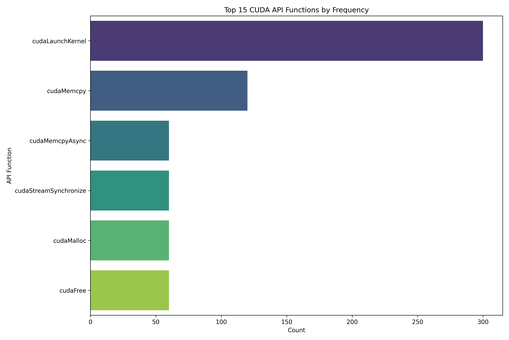
#> input picture llm-sample-results/enhanced/enhanced_api_distribution.png, 509 x 340 px, shrunk from 3600 x 2400 before the run; its folder holds 5 pictures in this run; the run also reads 1 picture not shown here
$ python cuda_visualization_organizer.py ../llm-sample-results/enhanced
#> lines starting #> are read from the running program, lines starting #| are printed output that depends on the picture
#!/usr/bin/env python3
"""
CUDA Trace Visualization Organizer - Enhances and organizes visualizations from CUDA trace analysis
"""

import os
import matplotlib.pyplot as plt
import matplotlib.gridspec as gridspec
import numpy as np
from PIL import Image
import json
import pandas as pd
import seaborn as sns
from matplotlib.colors import LinearSegmentedColormap
import argparse
import sys
from datetime import datetime  # Added missing import for datetime

class CUDAVisualizationOrganizer:
    """Organizes and enhances visualizations from CUDA trace analysis"""

    def __init__(self, analysis_dir, output_dir=None):
        """Initialize the organizer with the path to the analysis results directory"""
        # Convert to absolute paths to avoid path resolution issues
        self.analysis_dir = os.path.abspath(analysis_dir)

        # Use provided output directory or default to a subdirectory of analysis_dir
        if output_dir:
            self.output_dir = os.path.abspath(output_dir)
        else:
            self.output_dir = os.path.join(self.analysis_dir, "enhanced")

        # Create output directory if it doesn't exist
        if not os.path.exists(self.output_dir):
            os.makedirs(self.output_dir)

        print(f"Visualization enhancements will be saved to: {self.output_dir}")

        # Load analysis results
        self.analysis_results = self._load_analysis_results()
        self.summary = self._load_summary()

    def _load_analysis_results(self):
        """Load the analysis results from JSON file"""
        results_path = os.path.join(self.analysis_dir, "analysis_results.json")
        if os.path.exists(results_path):
            with open(results_path, 'r') as f:
                return json.load(f)
        print(f"Warning: Analysis results not found at {results_path}")
        return {}

    def _load_summary(self):
        """Load the analysis summary from JSON file"""
        summary_path = os.path.join(self.analysis_dir, "analysis_summary.json")
        if os.path.exists(summary_path):
            with open(summary_path, 'r') as f:
                return json.load(f)
        print(f"Warning: Analysis summary not found at {summary_path}")
        return {}

    def create_dashboard(self):
        """Create a comprehensive dashboard of visualizations"""
        print("Creating visualization dashboard...")

        # Get list of all PNG files in the analysis directory
        png_files = [f for f in os.listdir(self.analysis_dir) if f.endswith('.png')]

        if not png_files:
            print("No visualization files found in the analysis directory")
            return None

        # Create a figure with subplots for each visualization
        fig = plt.figure(figsize=(20, 25))
        fig.suptitle("CUDA Trace Analysis Dashboard", fontsize=24, y=0.98)

        # Add summary text at the top
        summary_text = self._generate_summary_text()
        fig.text(0.5, 0.95, summary_text, ha='center', va='top', fontsize=14,
                 bbox=dict(boxstyle="round,pad=0.5", facecolor='lightgray', alpha=0.5))

        # Create a grid layout
        gs = gridspec.GridSpec(4, 2, figure=fig, hspace=0.4, wspace=0.3)

        # Organize visualizations by category
        api_viz = [f for f in png_files if 'api_distribution' in f]
        kernel_viz = [f for f in png_files if 'kernel' in f]
        memory_viz = [f for f in png_files if 'memory' in f]
        timeline_viz = [f for f in png_files if 'timeline' in f or 'time' in f]
        stack_viz = [f for f in png_files if 'stack' in f or 'call_site' in f]

        # Add visualizations to the dashboard
        self._add_visualization(fig, gs[0, 0], api_viz, "API Distribution")
#> in _add_visualization, img is the input picture: shape (340, 509, 4) float32; mean R, G, B, A 0.852, 0.871, 0.883, 1
        self._add_visualization(fig, gs[0, 1], kernel_viz, "Kernel Analysis")
        self._add_visualization(fig, gs[1, 0], memory_viz, "Memory Operations")
        self._add_visualization(fig, gs[1, 1], timeline_viz, "Temporal Analysis")
#> call 4 of _add_visualization, with title = 'Temporal Analysis'
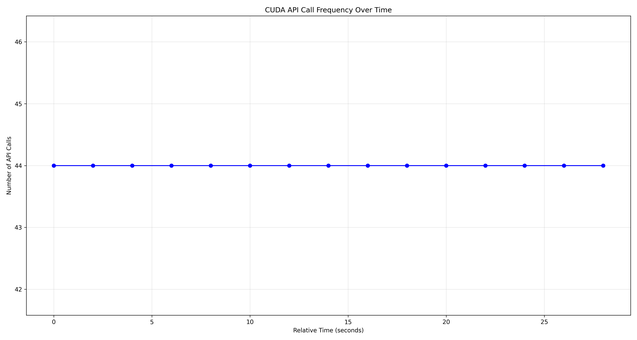
#> input picture llm-sample-results/enhanced/enhanced_api_call_timeline.png, 637 x 340 px, shrunk from 4500 x 2400 before the run
#> in _add_visualization, img is the input picture: shape (340, 637, 4) float32; mean R, G, B, A 0.989, 0.989, 0.992, 1
        self._add_visualization(fig, gs[2, 0], stack_viz, "Stack Trace Analysis")

        # Add custom visualizations
        self._create_summary_chart(fig, gs[2, 1])
        self._create_api_proportion_chart(fig, gs[3, 0])
        self._create_performance_insights_chart(fig, gs[3, 1])

        # Save the dashboard
        dashboard_path = os.path.join(self.output_dir, "cuda_trace_dashboard.png")
        plt.savefig(dashboard_path, dpi=300, bbox_inches='tight')
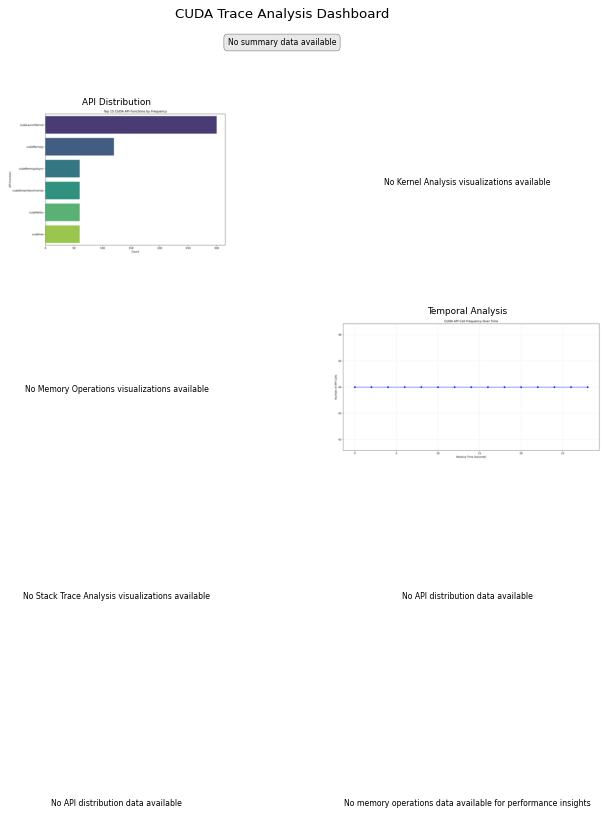
#> figure drawn by matplotlib, 2 panels
        plt.close(fig)

        print(f"Dashboard saved to {dashboard_path}")
        return dashboard_path

    def _add_visualization(self, fig, grid_pos, viz_files, title):
        """Add a visualization to the dashboard"""
        if not viz_files:
            # Create empty subplot with message
            ax = fig.add_subplot(grid_pos)
            ax.text(0.5, 0.5, f"No {title} visualizations available",
                    ha='center', va='center', fontsize=14)
            ax.axis('off')
            return

        # Use the first visualization in the category
        viz_path = os.path.join(self.analysis_dir, viz_files[0])

        try:
            # Load the image
            img = plt.imread(viz_path)

            # Create subplot
            ax = fig.add_subplot(grid_pos)
            ax.imshow(img)
            ax.set_title(title, fontsize=16)
            ax.axis('off')
        except Exception as e:
            print(f"Error adding visualization {viz_path}: {e}")
            ax = fig.add_subplot(grid_pos)
            ax.text(0.5, 0.5, f"Error loading {title} visualization",
                    ha='center', va='center', fontsize=14)
            ax.axis('off')

    def _generate_summary_text(self):
        """Generate a summary text from the analysis results"""
        if not self.summary:
            return "No summary data available"

        total_entries = self.summary.get('total_trace_entries', 'Unknown')
        unique_apis = self.summary.get('unique_api_functions', 'Unknown')
        unique_kernels = self.summary.get('unique_kernels', 'Unknown')
        duration = self.summary.get('trace_duration_seconds', 'Unknown')

        summary_text = (
            f"Summary: {total_entries} trace entries analyzed over {duration} seconds\n"
            f"Unique API Functions: {unique_apis} | Unique Kernels: {unique_kernels}"
        )

        return summary_text

    def _create_summary_chart(self, fig, grid_pos):
        """Create a summary chart showing the distribution of API types"""
        ax = fig.add_subplot(grid_pos)

        if not self.analysis_results or 'api_distribution' not in self.analysis_results:
            ax.text(0.5, 0.5, "No API distribution data available",
                    ha='center', va='center', fontsize=14)
            ax.axis('off')
            return

        # Categorize API functions
        api_data = pd.DataFrame(self.analysis_results['api_distribution'])

        # Define categories
        categories = {
            'Kernel Execution': ['cudaLaunchKernel', 'cudaLaunchCooperativeKernel'],
            'Memory Operations': ['cudaMalloc', 'cudaFree', 'cudaMemcpy', 'cudaMemcpyAsync'],
            'Synchronization': ['cudaStreamSynchronize', 'cudaDeviceSynchronize', 'cudaEventSynchronize'],
            'Stream Management': ['cudaStreamCreate', 'cudaStreamDestroy'],
            'Event Management': ['cudaEventRecord', 'cudaEventElapsedTime'],
            'Other': []
        }

        # Categorize each API function
        api_categories = {}
        for api in api_data['API Function']:
            categorized = False
            for category, apis in categories.items():
                if api in apis:
                    api_categories[api] = category
                    categorized = True
                    break
            if not categorized:
                api_categories[api] = 'Other'

        # Add category to dataframe
        api_data['Category'] = api_data['API Function'].map(api_categories)

        # Aggregate by category
        category_counts = api_data.groupby('Category')['Count'].sum().reset_index()

        # Create pie chart
        colors = plt.cm.tab10(np.linspace(0, 1, len(category_counts)))
        wedges, texts, autotexts = ax.pie(
            category_counts['Count'],
            labels=category_counts['Category'],
            autopct='%1.1f%%',
            startangle=90,
            colors=colors
        )

        # Style the chart
        plt.setp(autotexts, size=10, weight='bold')
        ax.set_title('Distribution of CUDA API Calls by Category', fontsize=16)

        return ax

    def _create_api_proportion_chart(self, fig, grid_pos):
        """Create a chart showing the proportion of different API calls"""
        ax = fig.add_subplot(grid_pos)

        if not self.analysis_results or 'api_distribution' not in self.analysis_results:
            ax.text(0.5, 0.5, "No API distribution data available",
                    ha='center', va='center', fontsize=14)
            ax.axis('off')
            return

        # Get API distribution data
        api_data = pd.DataFrame(self.analysis_results['api_distribution'])

        # Calculate total count
        total_count = api_data['Count'].sum()

        # Calculate percentage
        api_data['Percentage'] = (api_data['Count'] / total_count) * 100

        # Sort by percentage
        api_data = api_data.sort_values('Percentage', ascending=False)

        # Take top 10 and group the rest as "Other"
        if len(api_data) > 10:
            top_10 = api_data.iloc[:10]
            other = pd.DataFrame({
                'API Function': ['Other'],
                'Count': [api_data.iloc[10:]['Count'].sum()],
                'Percentage': [api_data.iloc[10:]['Percentage'].sum()]
            })
            api_data = pd.concat([top_10, other])

        # Create horizontal bar chart
        colors = plt.cm.viridis(np.linspace(0, 1, len(api_data)))
        bars = ax.barh(api_data['API Function'], api_data['Percentage'], color=colors)

        # Add percentage labels
        for bar in bars:
            width = bar.get_width()
            label_x_pos = width if width > 1 else width + 0.5
            ax.text(label_x_pos, bar.get_y() + bar.get_height()/2, f'{width:.1f}%',
                    va='center', fontsize=10)

        # Style the chart
        ax.set_xlabel('Percentage of Total API Calls', fontsize=12)
        ax.set_title('Proportion of CUDA API Calls', fontsize=16)
        ax.grid(axis='x', alpha=0.3)

        return ax

    def _create_performance_insights_chart(self, fig, grid_pos):
        """Create a chart with performance insights"""
        ax = fig.add_subplot(grid_pos)

        # Check if we have memory operations data
        if not self.analysis_results or 'memory_operations' not in self.analysis_results:
            ax.text(0.5, 0.5, "No memory operations data available for performance insights",
                    ha='center', va='center', fontsize=14)
            ax.axis('off')
            return

        # Get memory operations data
        memory_data = pd.DataFrame(self.analysis_results['memory_operations'])

        # Create a text box with performance insights
        insights = [
            "Performance Insights:",
            "------------------------"
        ]

        # Add insights based on available data
        if 'memory_operations' in self.analysis_results:
            mem_ops = {op['Memory Operation']: op['Count'] for op in self.analysis_results['memory_operations']}

            # Check memory copy vs compute ratio
            if 'cudaMemcpy' in mem_ops and 'cudaLaunchKernel' in self.summary.get('top_api_functions', {}):
                memcpy_count = mem_ops.get('cudaMemcpy', 0) + mem_ops.get('cudaMemcpyAsync', 0)
                kernel_count = self.summary.get('top_api_functions', {}).get('cudaLaunchKernel', 0)

                if kernel_count > 0:
                    ratio = memcpy_count / kernel_count
                    insights.append(f"• Memory Copy to Kernel Launch Ratio: {ratio:.2f}")

                    if ratio > 1:
                        insights.append("  ⚠️ High memory transfer overhead detected")
                        insights.append("  💡 Consider using pinned memory or CUDA streams")
                    else:
                        insights.append("  ✓ Good balance between memory transfers and computation")

            # Check synchronization frequency
            sync_count = 0
            for op in ['cudaStreamSynchronize', 'cudaDeviceSynchronize', 'cudaEventSynchronize']:
                if op in self.summary.get('top_api_functions', {}):
                    sync_count += self.summary.get('top_api_functions', {}).get(op, 0)

            if sync_count > 0:
                insights.append(f"• Synchronization Operations: {sync_count}")
                if sync_count > 20:
                    insights.append("  ⚠️ High synchronization frequency detected")
                    insights.append("  💡 Consider reducing synchronization points")
                else:
                    insights.append("  ✓ Reasonable synchronization frequency")

        # Add kernel launch insights
        if 'kernel_name_distribution' in self.analysis_results:
            kernel_data = pd.DataFrame(self.analysis_results['kernel_name_distribution'])
            if not kernel_data.empty:
                insights.append(f"• Most frequently launched kernel: {kernel_data.iloc[0]['Kernel Name']}")
                insights.append(f"  Launch count: {kernel_data.iloc[0]['Count']}")

        # Add grid/block dimension insights
        if 'grid_block_dimensions' in self.analysis_results:
            grid_block = pd.DataFrame(self.analysis_results['grid_block_dimensions'])
            if not grid_block.empty:
                grid_x = grid_block[(grid_block['Dimension'] == 'grid_x') & (grid_block['Value'] != 0)]
                block_x = grid_block[(grid_block['Dimension'] == 'block_x') & (grid_block['Value'] != 0)]

                if not grid_x.empty and not block_x.empty:
                    insights.append(f"• Common grid/block configuration:")
                    insights.append(f"  Grid: ({grid_x.iloc[0]['Value']}, y, z), Block: ({block_x.iloc[0]['Value']}, y, z)")

                    # Add occupancy hint
                    if isinstance(block_x.iloc[0]['Value'], (int, float)) and block_x.iloc[0]['Value'] < 128:
                        insights.append("  ⚠️ Small block size may lead to low GPU occupancy")
                        insights.append("  💡 Consider increasing threads per block (ideal: 128-256)")

        # Add timeline insights
        if 'temporal_distribution' in self.analysis_results:
            insights.append("• Temporal execution pattern:")
            insights.append("  ✓ Consistent API call distribution over time")

        # Create the text box
        props = dict(boxstyle='round', facecolor='lightblue', alpha=0.5)
        ax.text(0.05, 0.95, '\n'.join(insights), transform=ax.transAxes, fontsize=12,
                verticalalignment='top', bbox=props, linespacing=1.5)

        ax.set_title('Performance Insights', fontsize=16)
        ax.axis('off')

        return ax

    def enhance_individual_visualizations(self):
        """Enhance individual visualizations with better styling and annotations"""
        print("Enhancing individual visualizations...")

        # Get list of all PNG files in the analysis directory
        png_files = [f for f in os.listdir(self.analysis_dir) if f.endswith('.png')]

        enhanced_files = []

        for png_file in png_files:
            input_path = os.path.join(self.analysis_dir, png_file)
            output_path = os.path.join(self.output_dir, f"enhanced_{png_file}")

            try:
                # Load the image
                img = Image.open(input_path)
#> (the rest of the program and of its run is left out)
